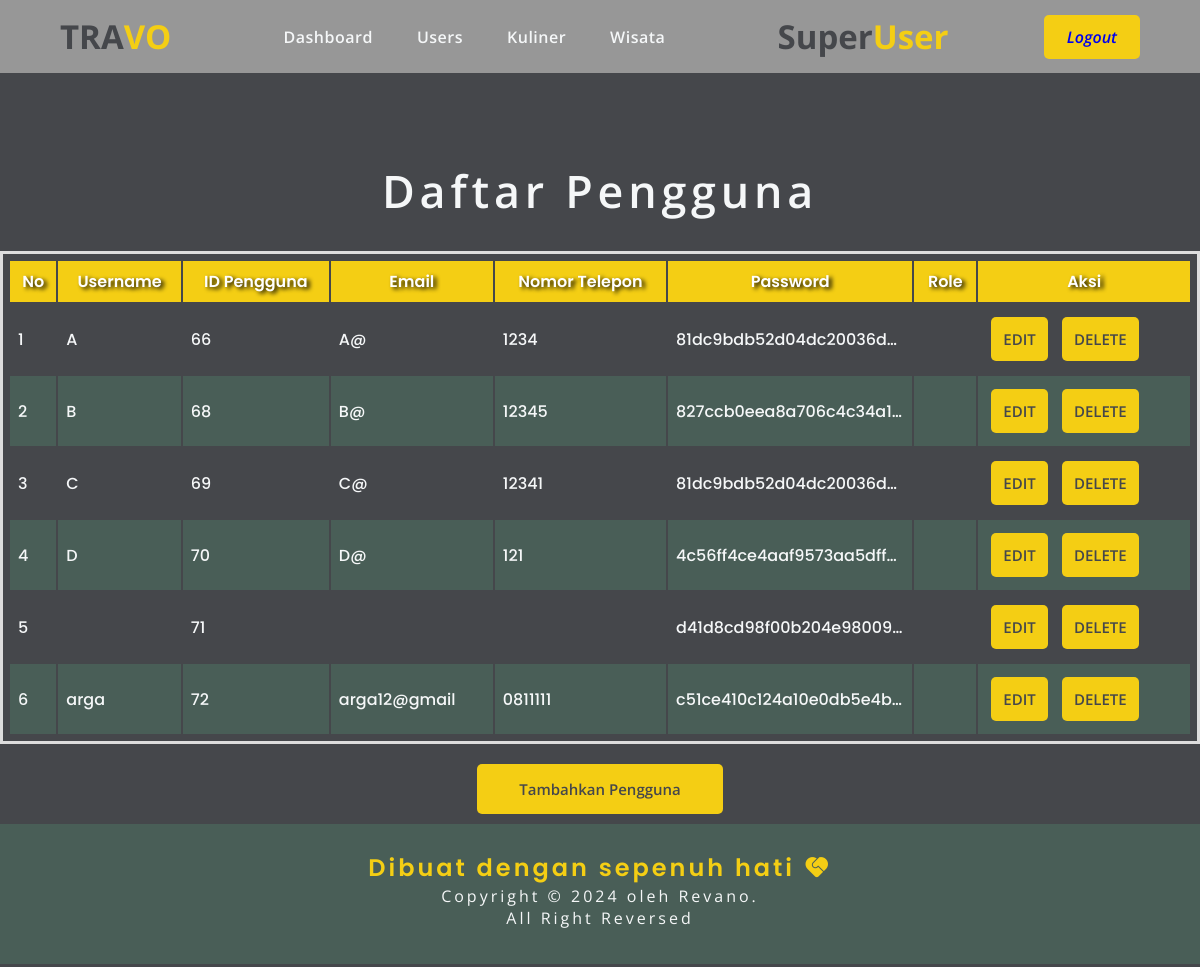
Page /admin/pengguna-admin.php (signed in) on the committed database.
### tables this page shows
CREATE TABLE `pengguna` (
  `id_pengguna` int NOT NULL,
  `username` varchar(255) DEFAULT NULL,
  `email` varchar(255) DEFAULT NULL,
  `password` varchar(255) DEFAULT NULL,
  `nomor_telepon` varchar(20) DEFAULT NULL,
  `role` varchar(50) DEFAULT NULL
);

### service/database.php (called while the page is built, shortened)
<?php
$hostname = "localhost";
$username = "root";
$password = "";
$database_name = "pariwisata_db1";
$db = mysqli_connect($hostname, $username, $password, $database_name);
function query($query)
{
    global $db;
    $result = mysqli_query($db, $query);
    $rows = [];
    while ($row = mysqli_fetch_assoc($result)) {
        $rows[] = $row;
    }
    return $rows;
}

### admin/pengguna-admin.php (the view, shortened to what this page needs)
<?php
require ('../service/database.php');
$user = query("SELECT * FROM pengguna");
?>
<!DOCTYPE html>
<html lang="en">
<head>
    <link rel="stylesheet" href="/dist/style.css">
</head>
<?php include "../layout/superheader.php" ?>
<body>
    <div class="container">
        <h2>Daftar Pengguna</h2>
        <table>
            <thead>
                <tr>
                    <th>No</th>
                    <th>Username</th>
                    <th>ID Pengguna</th>
                    <th>Email</th>
                    <th>Nomor Telepon</th>
                    <th>Password</th>
                    <th>Role</th>
                    <th>Aksi</th>
                </tr>
            </thead>
            <tbody>
                <?php $i = 1; ?>
                <?php foreach ($user as $row): ?>
                    <tr>
                        <td><?= "$i"; ?></td>
                        <td><?= $row["username"]; ?></td>
                        <td> <?= $row["id_pengguna"]; ?></td>
                        <td><?= $row["email"]; ?></td>
                        <td><?= $row["nomor_telepon"]; ?></td>
                        <td><?= $row["password"]; ?></td>
                        <td><?= $row["role"]; ?></td>
                        <td>
                            <a href="edit_pengguna.php? id=<?= $row["id_pengguna"]; ?>" class="btn"
                                style=" margin:5px; padding:10px;  ">EDIT</a>
                            <a href="hapus_pengguna.php? id=<?= $row["id_pengguna"]; ?>"
                                onclick="return confirm('Apakah anda yakin ingin menghapus data ini?');" class="btn"
                                style=" margin:5px; padding:10px; ">DELETE</a>
                        </td>
                    </tr>
                    <?php $i++; ?>
                <?php endforeach; ?>
            </tbody>
        </table>
        <div class="btn-group">
            <a href="tambahkan_pengguna.php" class="btn">Tambahkan Pengguna</a>
        </div>
    </div>
</body>
<?php include "../layout/footer.php" ?>
</html>

### layout/superheader.php (shortened to what this page needs)
<head>
    <link rel="stylesheet" href="https://unpkg.com/boxicons@latest/css/boxicons.min.css" />
    <link href="https://cdn.jsdelivr.net/npm/remixicon@4.1.0/fonts/remixicon.css" rel="stylesheet" />
    <link rel="stylesheet" href="../dist/style.css" />
</head>
<header>
    <p href="" class="logo">TRA<span>VO</span></p>
    <ul class="navbar">
        <li><a href="/admin/index.php">Dashboard</a></li>
        <li><a href="/admin/pengguna-admin.php">Users</a></li>
        <li><a href="/admin/kuliner-admin.php">Kuliner</a></li>
        <li><a href="/admin/wisata-admin.php">Wisata</a></li>
    </ul>
    <p class="logo">Super<span>User</span></p>
    <div class="login"><a href="/Register/logout.php">Logout</a></div>
</header>

### layout/footer.php (shortened to what this page needs)
<head>
    <link rel="stylesheet" href="https://unpkg.com/boxicons@latest/css/boxicons.min.css" />
    <link href="https://cdn.jsdelivr.net/npm/remixicon@4.1.0/fonts/remixicon.css" rel="stylesheet" />
</head>
<section class="footer">
    <div class="footer-text">
        <h4>Dibuat dengan sepenuh hati <i class="ri-service-fill"></i></h4>
        <p>
            Copyright &copy; 2024 oleh Revano. <br> All Right Reversed
        </p>
    </div>
</section>

### rows in the picture
pengguna: username "A", id_pengguna "66", email "A@", nomor_telepon "1234", password "81dc9bdb52d04dc20036d…"
pengguna: username "B", id_pengguna "68", email "B@", nomor_telepon "12345", password "827ccb0eea8a706c4c34a1…"
pengguna: username "C", id_pengguna "69", email "C@", nomor_telepon "12341", password "81dc9bdb52d04dc20036d…"
pengguna: username "D", id_pengguna "70", email "D@", nomor_telepon "121", password "4c56ff4ce4aaf9573aa5dff…"
pengguna: id_pengguna "71", password "d41d8cd98f00b204e98009…"
pengguna: username "arga", id_pengguna "72", email "arga12@gmail", nomor_telepon "0811111", password "c51ce410c124a10e0db5e4b…"
